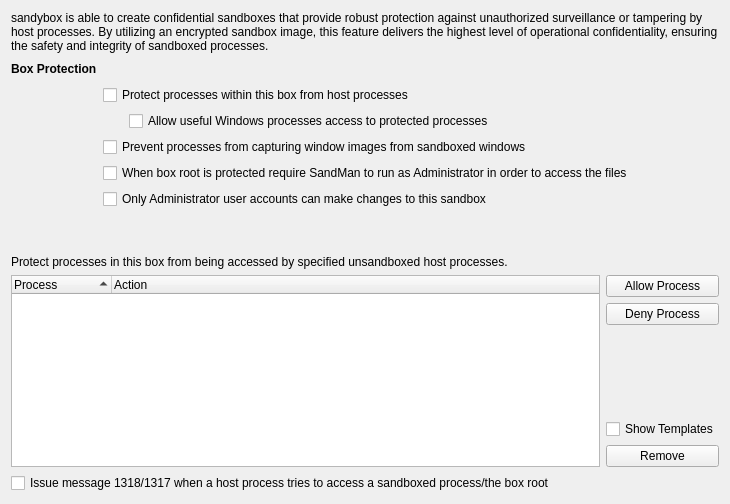
           <widget class="QWidget" name="tabPrivate">
            <attribute name="title">
             <string>Box Protection</string>
            </attribute>
            <layout class="QGridLayout" name="gridLayout_150">
             <item row="13" column="3">
              <widget class="QCheckBox" name="chkShowHostProcTmpl">
               <property name="text">
                <string>Show Templates</string>
               </property>
              </widget>
             </item>
             <item row="15" column="0" colspan="3">
              <widget class="QCheckBox" name="chkNotifyProtect">
               <property name="text">
                <string>Issue message 1318/1317 when a host process tries to access a sandboxed process/the box root</string>
               </property>
              </widget>
             </item>
             <item row="8" column="1">
              <spacer name="verticalSpacer_410">
               <property name="orientation">
                <enum>Qt::Orientation::Vertical</enum>
               </property>
               <property name="sizeHint" stdset="0">
                <size>
                 <width>20</width>
                 <height>40</height>
                </size>
               </property>
              </spacer>
             </item>
             <item row="12" column="3">
              <spacer name="verticalSpacer_31">
               <property name="orientation">
                <enum>Qt::Orientation::Vertical</enum>
               </property>
               <property name="sizeHint" stdset="0">
                <size>
                 <width>20</width>
                 <height>76</height>
                </size>
               </property>
              </spacer>
             </item>
             <item row="1" column="0">
              <widget class="QLabel" name="lblBoxProtection">
               <property name="font">
                <font>
                 <bold>true</bold>
                 <kerning>true</kerning>
                </font>
               </property>
               <property name="toolTip">
                <string>Protect the sandbox integrity itself</string>
               </property>
               <property name="text">
                <string>Box Protection</string>
               </property>
              </widget>
             </item>
             <item row="11" column="3">
              <widget class="QPushButton" name="btnHostProcessDeny">
               <property name="text">
                <string>Deny Process</string>
               </property>
              </widget>
             </item>
             <item row="5" column="1" colspan="3">
              <widget class="QCheckBox" name="chkProtectWindow">
               <property name="text">
                <string>Prevent processes from capturing window images from sandboxed windows</string>
               </property>
              </widget>
             </item>
             <item row="2" column="1" colspan="3">
              <widget class="QCheckBox" name="chkConfidential">
               <property name="text">
                <string>Protect processes within this box from host processes</string>
               </property>
              </widget>
             </item>
             <item row="10" column="3">
              <widget class="QPushButton" name="btnHostProcessAllow">
               <property name="text">
                <string>Allow Process</string>
               </property>
              </widget>
             </item>
             <item row="7" column="1" colspan="3">
              <widget class="QCheckBox" name="chkAdminOnly">
               <property name="text">
                <string>Only Administrator user accounts can make changes to this sandbox</string>
               </property>
              </widget>
             </item>
             <item row="0" column="0" colspan="4">
              <widget class="QLabel" name="label_52">
               <property name="text">
                <string>sandybox is able to create confidential sandboxes that provide robust protection against unauthorized surveillance or tampering by host processes. By utilizing an encrypted sandbox image, this feature delivers the highest level of operational confidentiality, ensuring the safety and integrity of sandboxed processes.</string>
               </property>
               <property name="wordWrap">
                <bool>true</bool>
               </property>
              </widget>
             </item>
             <item row="10" column="0" rowspan="5" colspan="3">
              <widget class="QTreeWidget" name="treeHostProc">
               <property name="sortingEnabled">
                <bool>true</bool>
               </property>
               <column>
                <property name="text">
                 <string>Process</string>
                </property>
               </column>
               <column>
                <property name="text">
                 <string>Action</string>
                </property>
               </column>
               <column>
                <property name="text">
                 <string/>
                </property>
               </column>
              </widget>
             </item>
             <item row="1" column="2">
              <spacer name="horizontalSpacer_19">
               <property name="orientation">
                <enum>Qt::Orientation::Horizontal</enum>
               </property>
               <property name="sizeHint" stdset="0">
                <size>
                 <width>471</width>
                 <height>20</height>
                </size>
               </property>
              </spacer>
             </item>
             <item row="4" column="1">
              <widget class="QLabel" name="label_47">
               <property name="minimumSize">
                <size>
                 <width>20</width>
                 <height>0</height>
                </size>
               </property>
               <property name="maximumSize">
                <size>
                 <width>20</width>
                 <height>16777215</height>
                </size>
               </property>
               <property name="text">
                <string/>
               </property>
              </widget>
             </item>
             <item row="14" column="3">
              <widget class="QPushButton" name="btnDelHostProcess">
               <property name="text">
                <string>Remove</string>
               </property>
              </widget>
             </item>
             <item row="4" column="2" colspan="2">
              <widget class="QCheckBox" name="chkLessConfidential">
               <property name="text">
                <string>Allow useful Windows processes access to protected processes</string>
               </property>
              </widget>
             </item>
             <item row="9" column="0" colspan="3">
              <widget class="QLabel" name="label_5">
               <property name="text">
                <string>Protect processes in this box from being accessed by specified unsandboxed host processes.</string>
               </property>
               <property name="wordWrap">
                <bool>false</bool>
               </property>
              </widget>
             </item>
             <item row="6" column="1" colspan="3">
              <widget class="QCheckBox" name="chkProtectAdminOnly">
               <property name="text">
                <string>When box root is protected require SandMan to run as Administrator in order to access the files</string>
               </property>
              </widget>
             </item>
            </layout>
           </widget>
